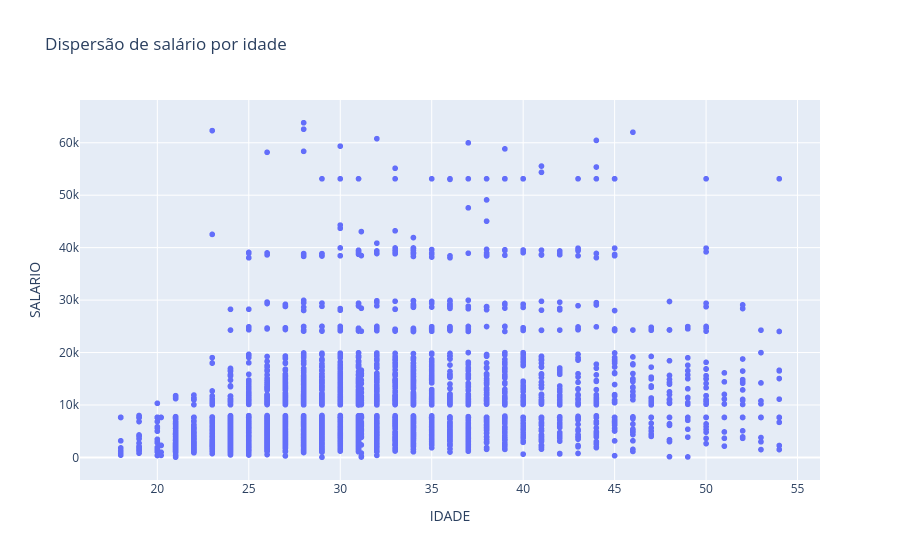

This figure's notebook cell:
### Code cell
# scatter - PLOTLY
fig = px.scatter(dados, x='IDADE', y='SALARIO', title='Dispersão de salário por idade')
fig.show()

### Figure 1 — Plotly figure (JSON) as saved in the notebook; plotly's stock layout.template omitted (floating-point values rounded to 4 significant figures; data arrays with more than 128 entries replaced by an {"elided": "..."} marker saying what was removed)
{"data": [{"hovertemplate": "IDADE=%{x}<br>SALARIO=%{y}<extra></extra>", "legendgroup": "", "marker": {"color": "#636efa", "symbol": "circle"}, "mode": "markers", "name": "", "showlegend": false, "type": "scattergl", "x": {"elided": "4273 float values"}, "xaxis": "x", "y": {"elided": "4273 float values"}, "yaxis": "y"}], "layout": {"legend": {"tracegroupgap": 0}, "title": {"text": "Dispersão de salário por idade"}, "xaxis": {"anchor": "y", "domain": [0, 1], "title": {"text": "IDADE"}}, "yaxis": {"anchor": "x", "domain": [0, 1], "title": {"text": "SALARIO"}}}}
